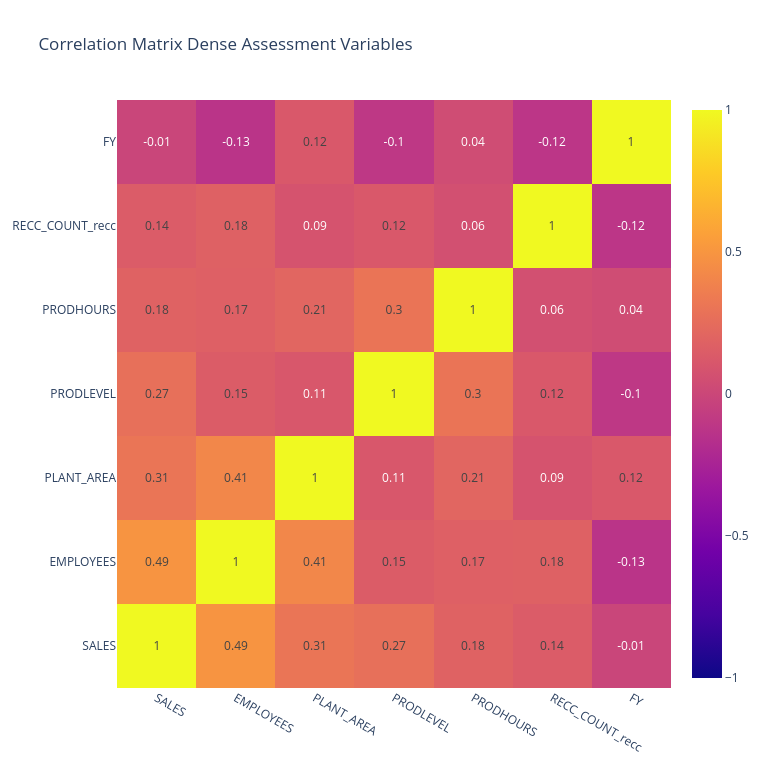

Notebook cell for this chart:
### Markdown cell above
## Correlation Matrix

I chose to use Pearson here because the transformations were mostly successful at normalizing the data, and it is more powerful than Spearman. A large enough amount of the data is non-null for inference on these variables to be robust.

Correlations between the variables are unexpectedly low, which throws a wrench into the interpolation method. Interestingly there is no correlation with year (FY) and sales, which I expected to be related due to inflation, and the fact that the economy is continuously "growing."

### Code cell
corr = pl.DataFrame({"SALES": sales_trf, "EMPLOYEES": empl_trf, "PLANT_AREA": area_trf, "PRODLEVEL": lvl_trf, "PRODHOURS": hrs_trf, "RECC_COUNT_recc": recc_trf, "FY": ASSESS_train["FY"]
}).with_columns(pl.when(pl.all().is_finite()).then(pl.all()).otherwise(None))
print("shape before dropping nulls", corr.shape)
corr_full = corr.drop_nulls()
print("after", corr_full.shape)

corells = corr_full.corr()
fig = go.Figure(go.Heatmap(z = corells.to_numpy(), x = corells.columns, y = corells.columns, zmin=-1, zmax=1, text=np.round(corells.to_numpy(), 2), texttemplate="%{text}"))
fig.update_layout(height=768, width=768, title_text="Correlation Matrix Dense Assessment Variables")
fig.show()

### Figure 1 — Plotly figure (JSON) as saved in the notebook; plotly's stock layout.template omitted (floating-point values rounded to 4 significant figures)
{"data": [{"text": [[1.0, 0.49, 0.31, 0.27, 0.18, 0.14, -0.01], [0.49, 1.0, 0.41, 0.15, 0.17, 0.18, -0.13], [0.31, 0.41, 1.0, 0.11, 0.21, 0.09, 0.12], [0.27, 0.15, 0.11, 1.0, 0.3, 0.12, -0.1], [0.18, 0.17, 0.21, 0.3, 1.0, 0.06, 0.04], [0.14, 0.18, 0.09, 0.12, 0.06, 1.0, -0.12], [-0.01, -0.13, 0.12, -0.1, 0.04, -0.12, 1.0]], "texttemplate": "%{text}", "type": "heatmap", "x": ["SALES", "EMPLOYEES", "PLANT_AREA", "PRODLEVEL", "PRODHOURS", "RECC_COUNT_recc", "FY"], "y": ["SALES", "EMPLOYEES", "PLANT_AREA", "PRODLEVEL", "PRODHOURS", "RECC_COUNT_recc", "FY"], "z": [[1.0, 0.4925, 0.3061, 0.2722, 0.1839, 0.1435, -0.00882], [0.4925, 1.0, 0.4127, 0.1454, 0.17, 0.1765, -0.1292], [0.3061, 0.4127, 1.0, 0.109, 0.2077, 0.08655, 0.1179], [0.2722, 0.1454, 0.109, 1.0, 0.3024, 0.1202, -0.1028], [0.1839, 0.17, 0.2077, 0.3024, 1.0, 0.06361, 0.04042], [0.1435, 0.1765, 0.08655, 0.1202, 0.06361, 1.0, -0.1201], [-0.00882, -0.1292, 0.1179, -0.1028, 0.04042, -0.1201, 1.0]], "zmax": 1, "zmin": -1}], "layout": {"height": 768, "title": {"text": "Correlation Matrix Dense Assessment Variables"}, "width": 768}}
